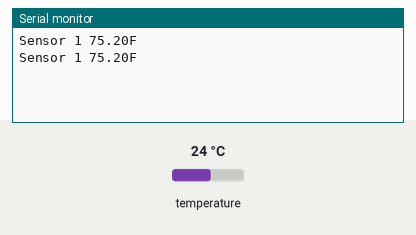
A sketch run on a simulated Arduino Uno, built with avr-gcc and run on an emulated ATmega328P. Parts: the last lines printed to the serial monitor. The test bench sets the inputs (shaded band); at power-on: temperature 24 °C.

Above: at 4.3 s.
4.4 s: temperature set to 12 °C
At 7.0 s:
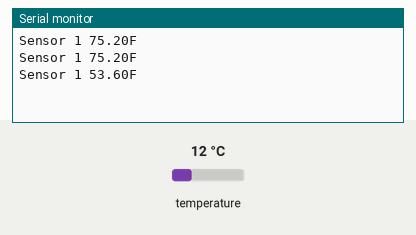
8.1 s: temperature set to 19 °C
At 10.2 s:
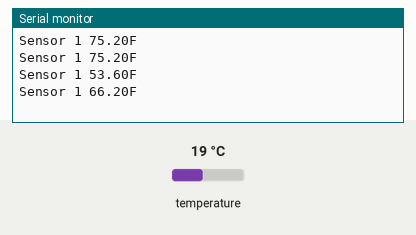
Timing chart, 0 to 11.7 s (numbered marks = the images above; inputs shaded):
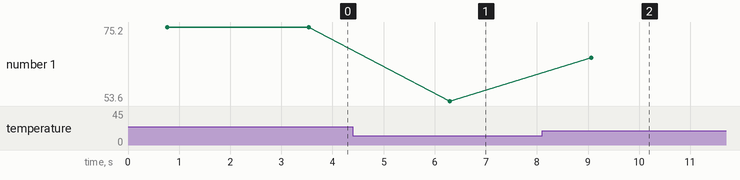

Measured:
- after the input at 4.4 s, the serial monitor: prints a new line after 1.9 s (image 1)
- after the input at 8.1 s, the serial monitor: prints a new line after 0.96 s (image 2)
- plotted number 1: 75.2 → 53.6 after the input at 4.4 s, 53.6 → 66.2 after the input at 8.1 s

The sketch:

DS18B20_Temperature_ds4_multi.ino
```cpp
#include <OneWire.h>
#include <DallasTemperature.h>
/***
 * Author: Brandon O'Briant
 * Date: 10/22/2021
 * Description: This program reads multiple sensor data from 1-wire bus
 *              using Dallas Temperature 1-Wire library and was heavily adapted from the references below.
 * References:
 *  1. Last Minute Engineers: DS18B20 Arduino Tutorial: Reading Multiple Sensor Data via Dallas 1-Wire Bus
 */


// Data wire is plugged into digital pin 2 on the Arduino
#define ONE_WIRE_BUS 2

// Setup a oneWire instance to communicate with any OneWire device
OneWire oneWire(ONE_WIRE_BUS);

// Pass oneWire reference to DallasTemperature library
DallasTemperature sensors(&oneWire);

int deviceCount = 0;
float tempC;

void setup(void)
{
  sensors.begin();  // Start up the library
  Serial.begin(9600);
  deviceCount = sensors.getDeviceCount();

}

void loop(void)
{
  // Send command to all the sensors for temperature conversion
  sensors.requestTemperatures();

  // Display temperature from each sensor
  for (int i = 0;  i < deviceCount;  i++)
  {
    Serial.print("Sensor ");
    Serial.print(i+1);
    Serial.print(" ");
    tempC = sensors.getTempCByIndex(i);
    Serial.print(DallasTemperature::toFahrenheit(tempC));
    Serial.println("F");
    delay(1000);
  }

  //Serial.println("");
  delay(1000);
}
```
